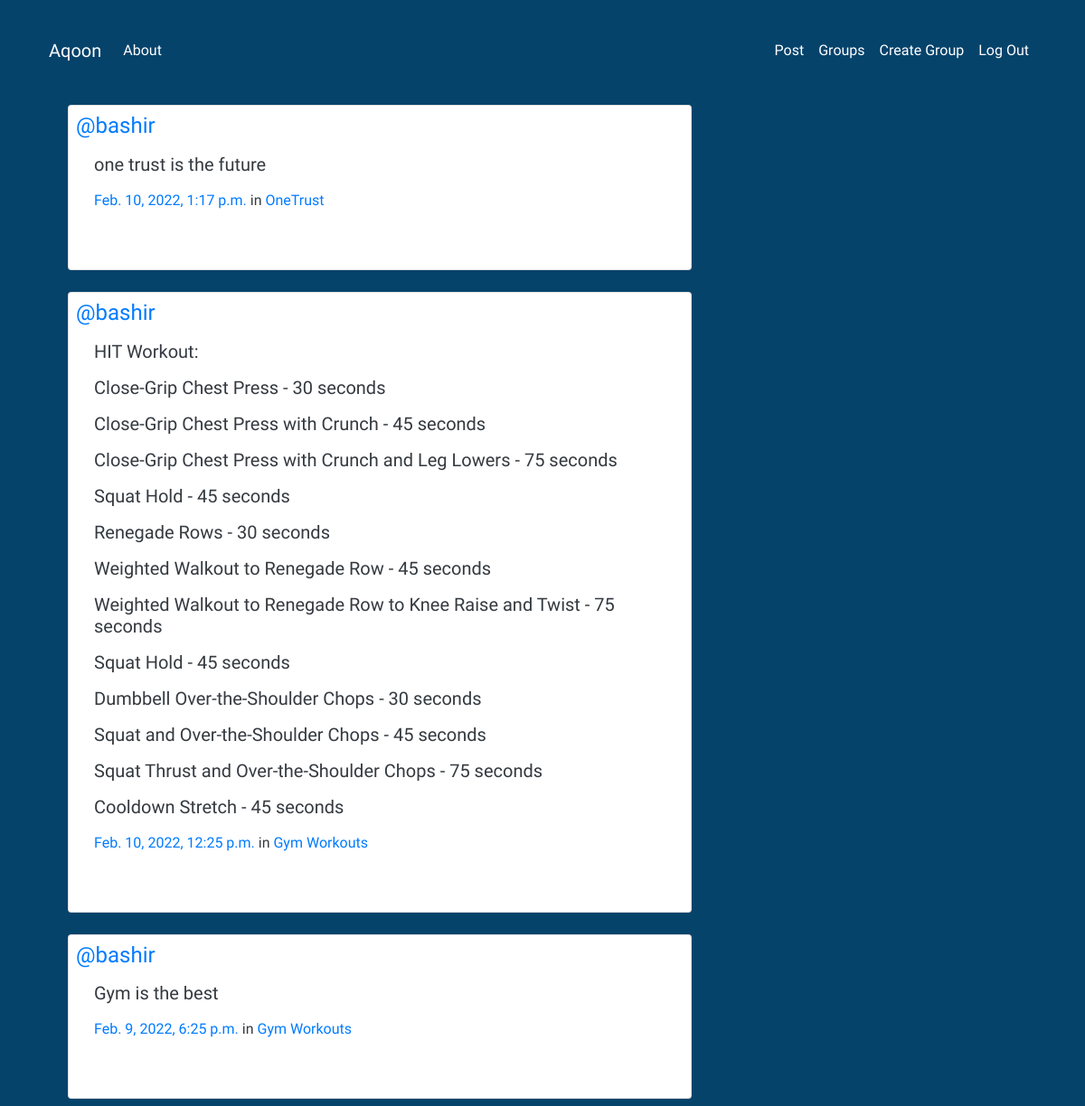
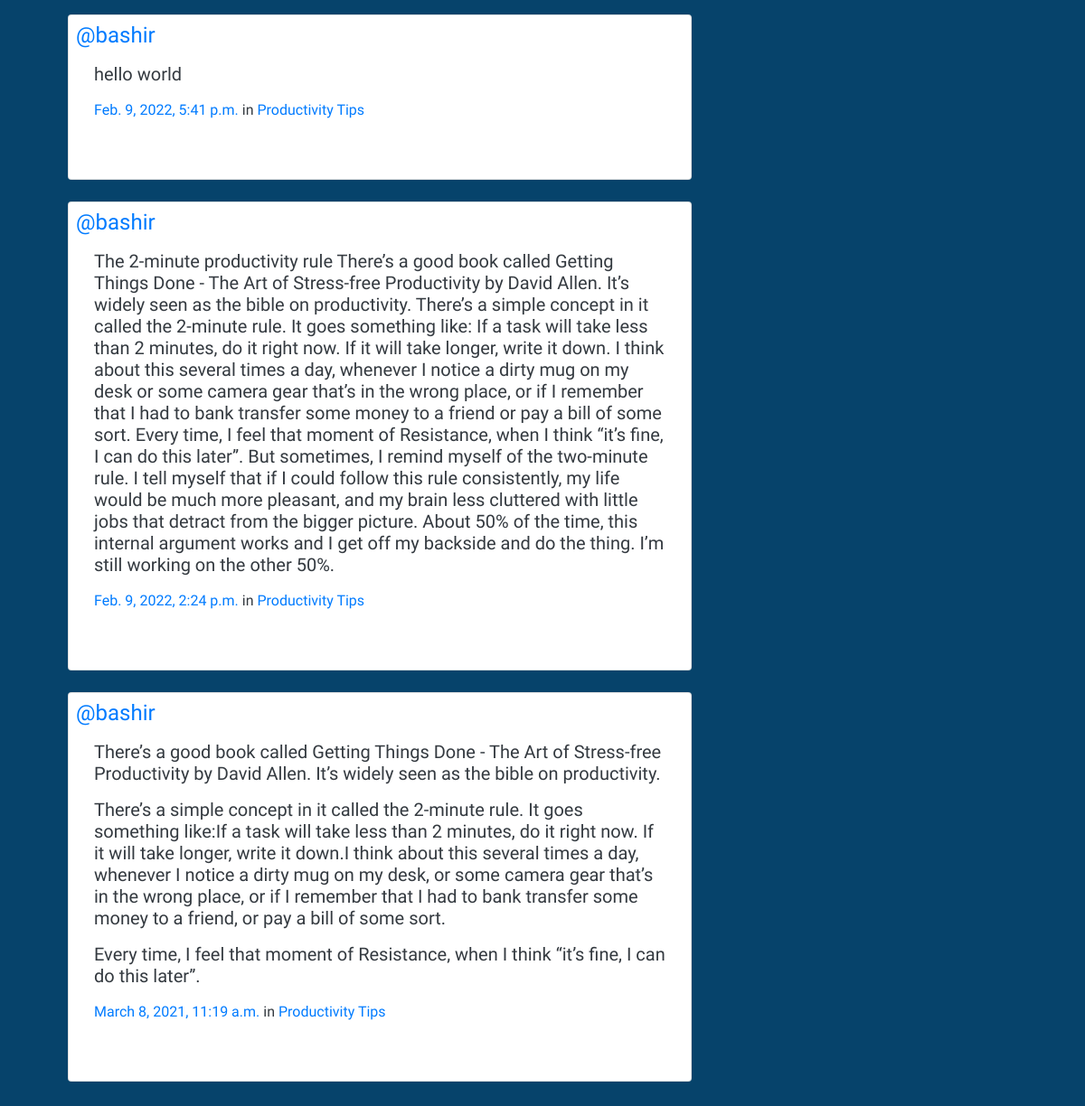
Page /posts (signed in) on the committed database (2 pictures, top to bottom).
### posts/models.py (models this page shows, shortened)
class Post(models.Model):
    user = models.ForeignKey(User, related_name="posts", on_delete=models.CASCADE)
    created_at = models.DateTimeField(auto_now=True )
    message = models.TextField()
    message_html = models.TextField(editable=False)
    group = models.ForeignKey(Group, related_name="posts", null=True, blank=True , on_delete=models.CASCADE)
    class Meta:
        ordering = ['-created_at']
        unique_together = ['user','message']

### groups/models.py (models this page shows, shortened)
class Group(models.Model):
    name = models.CharField( max_length=50, unique=True)
    slug = models.SlugField(allow_unicode=True, unique=True )
    description = models.TextField( blank=True, default= '')
    description_html = models.TextField( editable=False, default= '', blank= True)
    members = models.ManyToManyField(User, through='GroupMember')
    pass
    class Meta:
        ordering = ['name']

### posts/views.py (the view)
# urls.py: path('', views.PostList.as_view(), name='all'),
class PostList(SelectRelatedMixin, generic.ListView):
    model = models.Post
    select_related = ('user','group')

### posts/templates/posts/post_list.html (shortened to what this page needs)
{% extends 'posts/post_base.html' %}
{% load humanize %}
{% block post_content %}
    <div class="col-md-8">
        {% for post in post_list %}
    {% include 'posts/_post.html' %}
        {% endfor %}
    </div>
{% endblock %}

### posts/templates/posts/_post.html (shortened to what this page needs)
<div class="container card my-4 p-2">
    <h4 class= 'mr-5'><a href="{% url 'posts:for_user' username=post.user.username %}">@{{ post.user.username}} </a></h4>
  <div class="card-body py-2 text-dark">
    <div class="media-body">
            <h5>{{ post.message_html|safe }}</h5>
            <time class='time'> <a href="{% url 'posts:single' username=post.user.username pk=post.pk %}"> {{ post.created_at }}</a></time>
            {% if post.group %}
                <span class='group-name' >in <a href="#">{{ post.group.name }}</a></span>
            {% endif %}
            <div class="media-footer p-2 m-3">
            </div>
        </div>
  </div>
</div>

### static/Simple_Social/css/master.css (style rules this page uses)
body { background-color: rgb(6, 67, 107); color: rgb(255, 255, 255); padding: 10px; margin: 10px; font-family: Muli, sans-serif; }
a { text-decoration: none; }

### rows in the picture
Post: user.username "bashir", message_html "one trust is the future", created_at "Feb. 10, 2022, 1:17 p.m.", group.name "OneTrust"
Post: user.username "bashir", message_html "HIT Workout: Close-Grip Chest Press - 30 seconds Close-Grip Chest Press with Crunch - 45 seconds Close-Grip Chest Press with Crunch and Leg Lowers - 75 seconds Squat Hold - 45 seconds Renegade Rows - 30 seconds Weighted Walkout to Renegade Row - 45 seconds Weighted Walkout to Renegade Row to Knee Raise and Twist - 75 seconds Squat Hold - 45 seconds Dumbbell Over-the-Shoulder Chops - 30 seconds Squat and Over-the-Shoulder Chops - 45 seconds Squat Thrust and Over-the-Shoulder Chops - 75 seconds Cooldown Stretch - 45 seconds", created_at "Feb. 10, 2022, 12:25 p.m.", group.name "Gym Workouts"
Post: user.username "bashir", message_html "Gym is the best", created_at "Feb. 9, 2022, 6:25 p.m.", group.name "Gym Workouts"
Post: user.username "bashir", message_html "hello world", created_at "Feb. 9, 2022, 5:41 p.m.", group.name "Productivity Tips"
Post: user.username "bashir", message_html "The 2-minute productivity rule There’s a good book called Getting Things Done - The Art of Stress-free Productivity by David Allen. It’s widely seen as the bible on productivity. There’s a simple concept in it called the 2-minute rule. It goes something like: If a task will take less than 2 minutes, do it right now. If it will take longer, write it down. I think about this several times a day, whenever I notice a dirty mug on my desk or some camera gear that’s in the wrong place, or if I remember that I had to bank transfer some money to a friend or pay a bill of some sort. Every time, I feel that moment of Resistance, when I think “it’s fine, I can do this later”. But sometimes, I remind…", created_at "Feb. 9, 2022, 2:24 p.m.", group.name "Productivity Tips"
Post: user.username "bashir", message_html "There’s a good book called Getting Things Done - The Art of Stress-free Productivity by David Allen. It’s widely seen as the bible on productivity. There’s a simple concept in it called the 2-minute rule. It goes something like:If a task will take less than 2 minutes, do it right now. If it will take longer, write it down.I think about this several times a day, whenever I notice a dirty mug on my desk, or some camera gear that’s in the wrong place, or if I remember that I had to bank transfer some money to a friend, or pay a bill of some sort. Every time, I feel that moment of Resistance, when I think “it’s fine, I can do this later”.", created_at "March 8, 2021, 11:19 a.m.", group.name "Productivity Tips"
